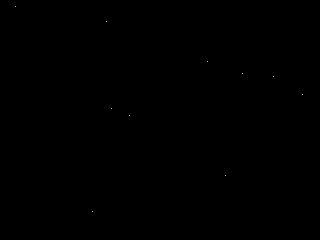
Frame 1 (no input)
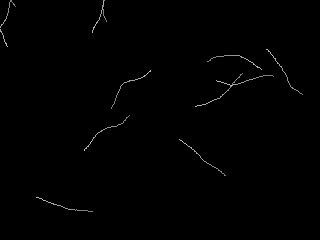
Frame 60 (the mouse pressed at the canvas centre just before this capture)
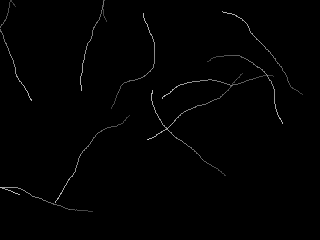
Frame 120 (the mouse held since frame 60 and released just before this capture)

The Processing sketch that drew these frames (run headless with seeded random() and noise(); from frame 60 on, the mouse is pressed at the canvas centre):

// Processing sketch: object_array_example2
// ── object_array_example2.pde
Gizmo giz[] = new Gizmo[10];
 
void setup () {
  size (320, 240);
  background (0);
  stroke (255);
   
  for (int i=0; i < giz.length; i++) {
    float x = random (width);
    float y = random (height);
    giz[i] = new Gizmo (x, y);
  }
}

class Gizmo {
   
  PVector position;
  PVector direction;
   
  float spin = 0.15;
   
  Gizmo (float theX, float theY) {
    position    = new PVector (theX, theY);
    direction   = new PVector ();
    direction.x = random (-1, 1);
    direction.y = random (-1, 1);
  }
   
  void move () {
    direction.x += random (-spin, spin);
    direction.y += random (-spin, spin);
    direction.normalize ();
    position.add (direction);
     
    if (position.x < 0 || position.x > width) {
      direction.x *= -1;
    }
    if (position.y < 0 || position.y > height) {
      direction.y *= -1;
    }
  }
}
 
void draw () {
  noStroke ();
  fill (0, 2);
  rect (0, 0, width, height);
   
  stroke (255);
  for (int i=0; i < giz.length; i++) {
    giz[i].move ();
    point (giz[i].position.x, giz[i].position.y);
  }
}
